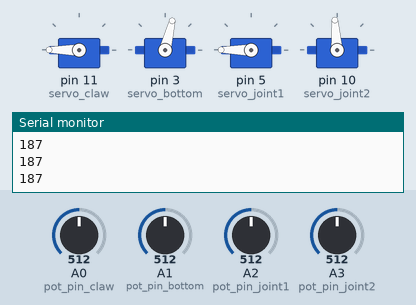
Recording of a sketch running on a simulated Arduino Uno, built with avr-gcc and run on an emulated ATmega328P. On the bench: 4 × servo, the last lines printed to the serial monitor. The inputs (shaded band) are chosen by the test bench; at power-on: A2 (pot_pin_joint1) = 512, A1 (pot_pin_bottom) = 512, A3 (pot_pin_joint2) = 512, A0 (pot_pin_claw) = 512.

Above: at 1.2 s.
1.3 s: A2 (pot_pin_joint1) set to 716
At 2.3 s:
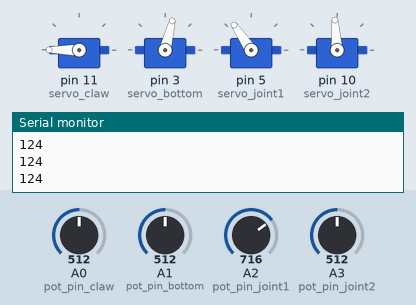
2.8 s: A1 (pot_pin_bottom) set to 716
At 3.6 s:
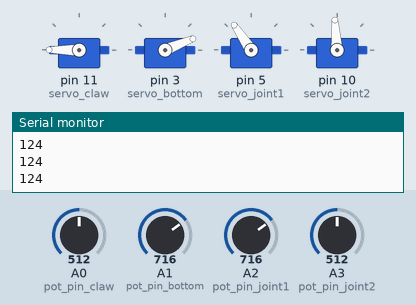
4.3 s: A3 (pot_pin_joint2) set to 716
At 4.7 s:
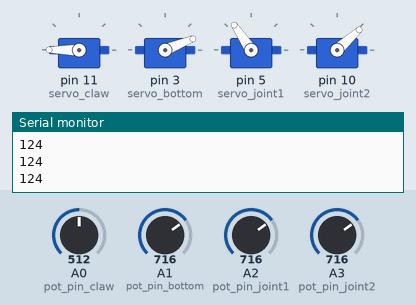
5.8 s: A0 (pot_pin_claw) set to 501
At 7.0 s:
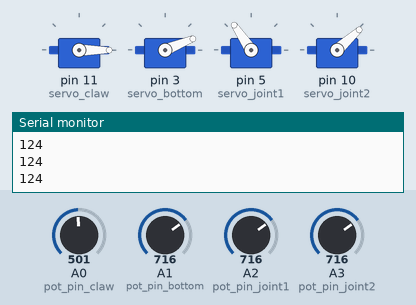
7.3 s: A2 (pot_pin_joint1) set to 501
At 8.1 s:
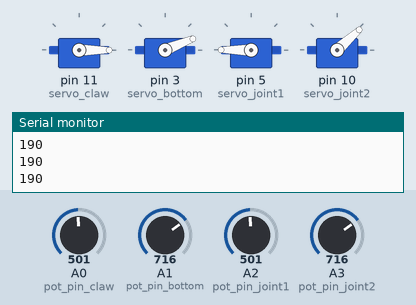
8.8 s: A0 (pot_pin_claw) set to 521
At 9.4 s:
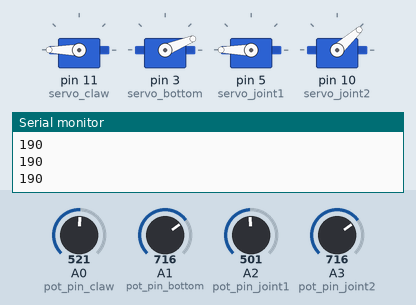
Timing chart, 0 to 11.3 s (numbered marks = the images above; inputs shaded):
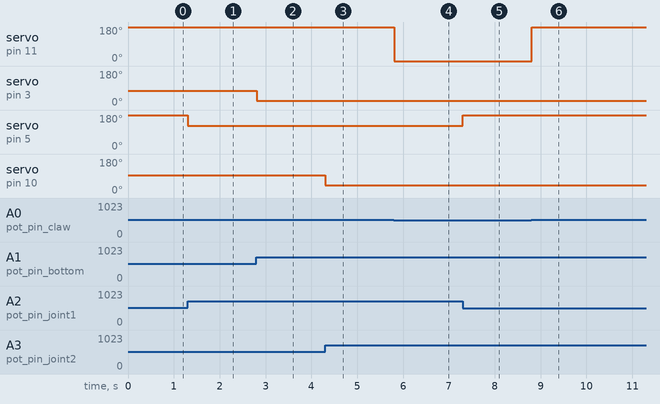

Measured:
- the behaviour switches between 512 and 511 on A0 (pot_pin_claw) (found by bisection; images 3 and 4)
- after the input at 1.3 s, servo on pin 5 (servo_joint1): 180° → 124° at once
- after the input at 2.8 s, servo on pin 3 (servo_bottom): 76° → 22° at once
- after the input at 4.3 s, servo on pin 10 (servo_joint2): 94° → 42° at once
- after the input at 5.8 s, servo on pin 11 (servo_claw): 180° → 0° at once
- after the input at 7.3 s, servo on pin 5 (servo_joint1): 124° → 180° at once
- after the input at 8.8 s, servo on pin 11 (servo_claw): 0° → 180° at once

The sketch:

Robotic_Swab.ino
```cpp
/* SWAB COLLECTION USING ROBOTIC ARM */

#include <Servo.h>

//ACCEPTING THE ANALOG INPUTS USING POTENTIOMETERS
int pot_pin_claw = A0;
int pot_pin_bottom = A1;
int pot_pin_joint1 = A2;
int pot_pin_joint2 = A3;

int value_claw;
int value_bottom;
int value_joint1;
int value_joint2;


//SERVO INITIALISATION FOR OUTPUT
Servo servo_claw;
Servo servo_bottom;
Servo servo_joint1;
Servo servo_joint2;


void setup()
{
  servo_claw.attach(11);
  servo_bottom.attach(3);
  servo_joint1.attach(5);
  servo_joint2.attach(10);
  Serial.begin(9600);
}


void loop()
{
  int pot_inputs[4];
  pot_inputs[0] = analogRead(pot_pin_claw);
  pot_inputs[1] = analogRead(pot_pin_bottom);
  pot_inputs[2] = analogRead(pot_pin_joint1);
  pot_inputs[3] = analogRead(pot_pin_joint2);

  if(pot_inputs[0] > 511)
  {
    value_claw = 1;
  }
  else
  {
    value_claw = 0;
  }

  value_bottom = map(pot_inputs[1], 110, 800, 180, 0);
  value_joint1 = map(pot_inputs[2], 1023, 600, 30, 160);
  value_joint2 = map(pot_inputs[3], 170, 880, 180, 0);

  if(value_claw)
  {
    servo_claw.write(180);
  }
  else
  {
    servo_claw.write(0);
  }
  Serial.println(value_joint1);
  servo_bottom.write(value_bottom);
  servo_joint1.write(value_joint1);
  servo_joint2.write(value_joint2);
  delay(5);

}
```
